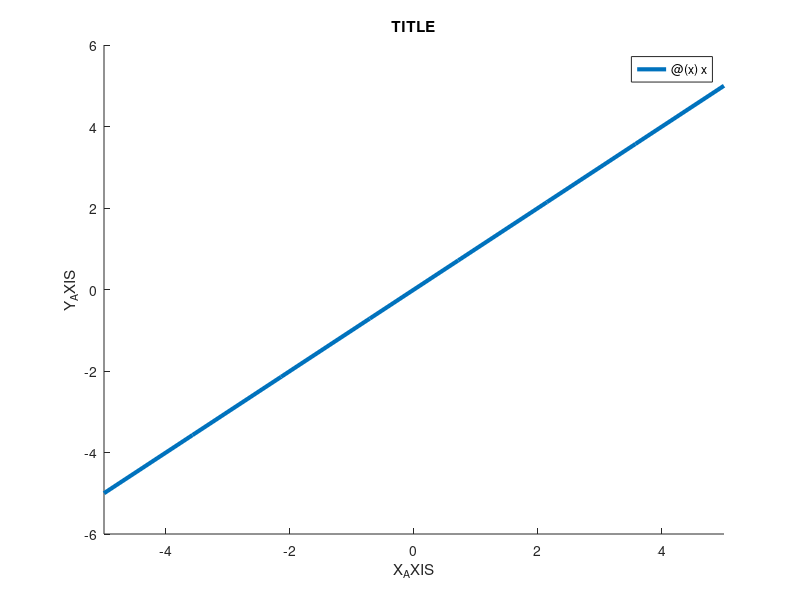

MATLAB code to generate this figure:
% File:    speed_fplot_single_eqn.m
% Title:   Template for quick fplot of a single function with labels
% Topic:   Graphing Utilities
% Purpose: Template for fast plotting of a function on a formatted graph
% Author:  Brian Woo-Shem
% Date:    2021_04_18
% Version: 1.1
%Released under the GNU General Public License v3.0

%reset
clear all
close all
clc
warning('off','all')

% Constants

% Function to plot. Format @(x)x+x^2   <===
fxn = @(x)x;

% Range                                <===
start = -5;
finish = 5;

% Generate plot
figure()
hold on
%Plot and increase line thickness
fplot(fxn,[start,finish],'LineWidth',3);
% Title and axes labels               <===
title('TITLE')
xlabel('X_AXIS')
ylabel('Y_AXIS')
